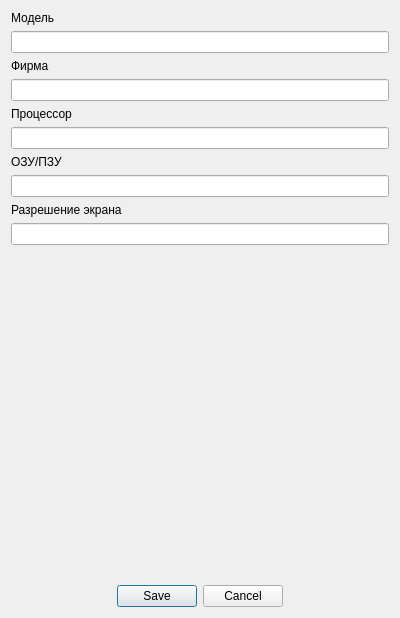
<?xml version="1.0" encoding="UTF-8"?>
<ui version="4.0">
 <class>AddNewPocketPC</class>
 <widget class="QDialog" name="AddNewPocketPC">
  <property name="geometry">
   <rect>
    <x>0</x>
    <y>0</y>
    <width>400</width>
    <height>618</height>
   </rect>
  </property>
  <property name="windowTitle">
   <string>Dialog</string>
  </property>
  <layout class="QVBoxLayout" name="verticalLayout">
   <item>
    <layout class="QVBoxLayout" name="verticalLayout_2">
     <item>
      <widget class="QLabel" name="ModelLabel">
       <property name="text">
        <string>Модель</string>
       </property>
      </widget>
     </item>
     <item>
      <widget class="QLineEdit" name="ModelLineEdit">
       <property name="text">
        <string comment="Модель"/>
       </property>
      </widget>
     </item>
     <item>
      <widget class="QLabel" name="CompanyLabel">
       <property name="text">
        <string>Фирма</string>
       </property>
      </widget>
     </item>
     <item>
      <widget class="QLineEdit" name="CompanyLineEdit"/>
     </item>
     <item>
      <widget class="QLabel" name="ProcessorLabel">
       <property name="text">
        <string>Процессор</string>
       </property>
      </widget>
     </item>
     <item>
      <widget class="QLineEdit" name="ProcessorLineEdit"/>
     </item>
     <item>
      <widget class="QLabel" name="RAM_ROMLabel">
       <property name="text">
        <string>ОЗУ/ПЗУ</string>
       </property>
      </widget>
     </item>
     <item>
      <widget class="QLineEdit" name="RAM_ROMLineEdit"/>
     </item>
     <item>
      <widget class="QLabel" name="ScreenResolutionLabel">
       <property name="text">
        <string>Разрешение экрана</string>
       </property>
      </widget>
     </item>
     <item>
      <widget class="QLineEdit" name="ScreenResolutionLineEdit"/>
     </item>
     <item>
      <spacer name="verticalSpacer">
       <property name="orientation">
        <enum>Qt::Vertical</enum>
       </property>
       <property name="sizeHint" stdset="0">
        <size>
         <width>20</width>
         <height>40</height>
        </size>
       </property>
      </spacer>
     </item>
     <item>
      <widget class="QDialogButtonBox" name="buttonBox">
       <property name="orientation">
        <enum>Qt::Horizontal</enum>
       </property>
       <property name="standardButtons">
        <set>QDialogButtonBox::Cancel|QDialogButtonBox::Save</set>
       </property>
       <property name="centerButtons">
        <bool>true</bool>
       </property>
      </widget>
     </item>
    </layout>
   </item>
  </layout>
 </widget>
 <resources/>
 <connections>
  <connection>
   <sender>buttonBox</sender>
   <signal>accepted()</signal>
   <receiver>AddNewPocketPC</receiver>
   <slot>accept()</slot>
   <hints>
    <hint type="sourcelabel">
     <x>248</x>
     <y>254</y>
    </hint>
    <hint type="destinationlabel">
     <x>157</x>
     <y>274</y>
    </hint>
   </hints>
  </connection>
  <connection>
   <sender>buttonBox</sender>
   <signal>rejected()</signal>
   <receiver>AddNewPocketPC</receiver>
   <slot>reject()</slot>
   <hints>
    <hint type="sourcelabel">
     <x>316</x>
     <y>260</y>
    </hint>
    <hint type="destinationlabel">
     <x>286</x>
     <y>274</y>
    </hint>
   </hints>
  </connection>
 </connections>
</ui>
